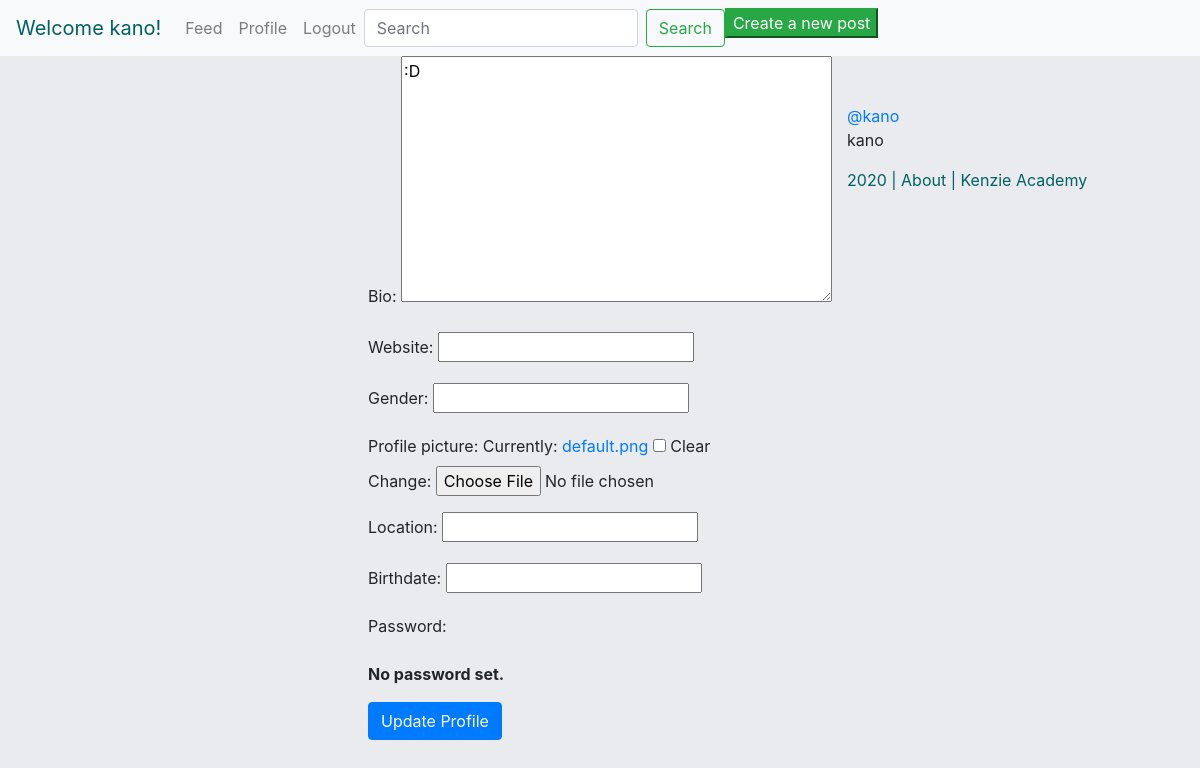
The app's page /user/darveloper/edit_profile/ (signed in) with its own data.
### authentication/models.py (models this page shows, shortened)
class Author(AbstractBaseUser):
    name = models.CharField(max_length=50)
    username = models.CharField(max_length=50, unique=True)
    slug = models.SlugField(null=False, unique=True)
    email = models.EmailField(max_length=100, unique=True)
    active = models.BooleanField(default=True)
    staff = models.BooleanField(default=False)
    admin = models.BooleanField(default=False)
    following = models.ManyToManyField(
        'self',
        related_name="following"
    )
    USERNAME_FIELD = 'username'
    REQUIRED_FIELDS = ['email', 'name']
    @property
    def is_active(self):
        return self.active
    objects = AuthorManager()

class Profile(models.Model):
    user = models.ForeignKey(
        Author,
        on_delete=models.CASCADE,
        related_name='profile'
        )
    bio = models.TextField(max_length=280, blank=True)
    website = models.URLField(blank=True, null=True)
    gender = models.CharField(max_length=20, blank=True, null=True)
    profile_picture = models.ImageField(
        null=True,
        blank=True,
        default='default.png',
        upload_to='profile_uploads'
        )
    location = models.CharField(max_length=30, blank=True, null=True)
    birthdate = models.DateField(
        auto_now=False,
        auto_now_add=False,
        null=True,
        blank=True
        )

### authentication/views.py (the view)
@login_required
def profile_edit_view(request, slug):
    user = Author.objects.get(username=slug)
    profile = Profile.objects.filter(user=user).first()
    if request.method == 'POST':
        form = AuthorAdminChangeForm(
            request.POST, request.FILES, instance=profile)
        if form.is_valid():
            form.save()
            print("the form should be saving now")
        return redirect('/')
    else:
        form = AuthorAdminChangeForm(instance=profile)
        context = {'form': form}
    return render(request, 'edit_profile.html', context)

### authentication/forms.py
class AuthorAdminChangeForm(UserChangeForm):
    password = ReadOnlyPasswordHashField()
    class Meta:
        model = Profile
        exclude = ('user', 'password')

### authentication/templates/edit_profile.html (shortened to what this page needs)
{% extends 'base.html' %}
{% block content %}
<div class="col d-flex mt-5 align-left" > &nbsp; </div>
    <div class="feed" style="margin-bottom: 10rem;">
    <form action="{% url 'edit_profile' slug=request.user.username %}" method="POST" enctype="multipart/form-data">{% csrf_token %}
        {{form.as_p }}
        <button class="btn btn-primary" type="submit">Update Profile</button>
    </form>
</div>
{% endblock %}

### authentication/templates/base.html (shortened to what this page needs)
{% load static %}
<html>
    <head>
        <link rel="stylesheet" href="https://maxcdn.bootstrapcdn.com/bootstrap/4.0.0/css/bootstrap.min.css">
    </head>
    <body style='background-color: #e9ebee'>
    <nav class="navbar navbar-expand-lg navbar-light bg-light">
    {% if request.user.is_authenticated %}
        <a class="navbar-brand" style='color: #016064;' href="{% url 'home' %}">Welcome {{request.user.username}}!</a>
    {% else %}
        <a class="navbar-brand" style='color: #016064;' href="/">Welcome to Fakestagram!</a>
    {% endif %}
        <div class="collapse navbar-collapse" id="navbarNavAltMarkup">
            <div class="navbar-nav ">
                <a class="nav-item nav-link" href="{% url 'home' %}">Feed</a>
                {% if request.user.is_authenticated %}
                <a class="nav-item nav-link" href="{% url 'profile' slug=request.user.slug%}">Profile</a>
                <a class="nav-item nav-link" href="/logout/">Logout</a>
                {% else %}
                <a class="nav-item nav-link" href="{% url 'login' %}">Login</a>
                {% endif %}
                <form class="form-inline my-2 my-lg-0" action='/search/' method='get'>
                    <input class="form-control mr-sm-2" type="text" placeholder="Search" aria-label="Search" name="q">
                    <button class="btn btn-outline-success my-2 my-sm-0" type="submit">Search</button>
                </form>
                <a href="/post/add/"><button class="btn-success">Create a new post</button></a>
            </div>
        </div>
    </nav>
        <div class="container">
            <div class="row">
                    {% block content %}
                    {% endblock %}
                <div class="col d-flex mt-5 align-left">
                    <div>
                    {% if request.user.is_authenticated %}
                        <div>
                            <a href="{% url 'profile' slug=request.user.slug%}">@{{request.user.slug}}</a>
                            <p>{{request.user.name}}</p>
                        </div>
                    {% endif %}
                    <p class='mt-2' style='color: #016064;'>2020 | About | Kenzie Academy</p>
                    </div>
                </div>
            </div>
        </div>
    </body>
</html>

### records on screen
Author: user.username "kano", user.slug "kano", user.name "kano"
Profile: bio ":D"
